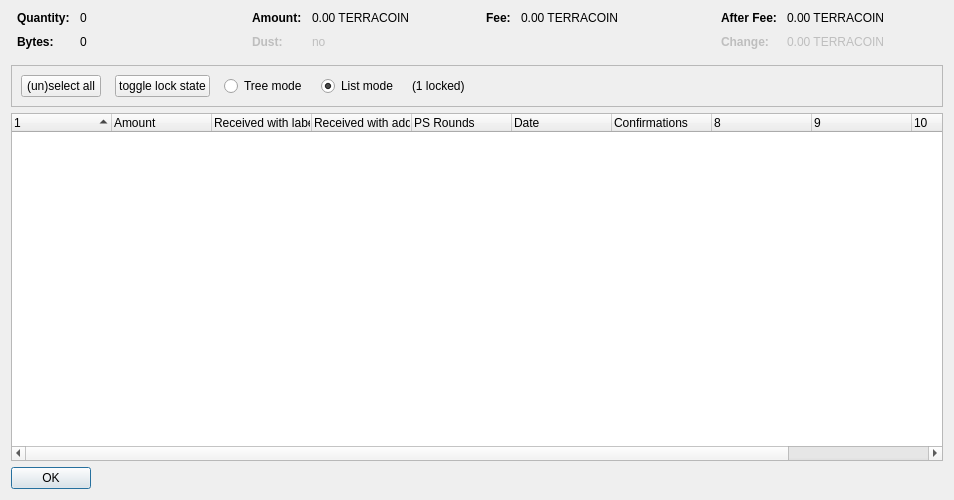
<?xml version="1.0" encoding="UTF-8"?>
<ui version="4.0">
 <class>CoinControlDialog</class>
 <widget class="QDialog" name="CoinControlDialog">
  <property name="geometry">
   <rect>
    <x>0</x>
    <y>0</y>
    <width>954</width>
    <height>500</height>
   </rect>
  </property>
  <property name="windowTitle">
   <string>Coin Selection</string>
  </property>
  <layout class="QVBoxLayout" name="verticalLayout">
   <item>
    <layout class="QHBoxLayout" name="horizontalLayoutTop" stretch="0,0,0,0">
     <property name="topMargin">
      <number>0</number>
     </property>
     <property name="bottomMargin">
      <number>10</number>
     </property>
     <item>
      <layout class="QFormLayout" name="formLayoutCoinControl1">
       <property name="horizontalSpacing">
        <number>10</number>
       </property>
       <property name="verticalSpacing">
        <number>10</number>
       </property>
       <property name="leftMargin">
        <number>6</number>
       </property>
       <property name="rightMargin">
        <number>6</number>
       </property>
       <item row="0" column="0">
        <widget class="QLabel" name="labelCoinControlQuantityText">
         <property name="font">
          <font>
           <weight>75</weight>
           <bold>true</bold>
          </font>
         </property>
         <property name="text">
          <string>Quantity:</string>
         </property>
        </widget>
       </item>
       <item row="0" column="1">
        <widget class="QLabel" name="labelCoinControlQuantity">
         <property name="cursor">
          <cursorShape>IBeamCursor</cursorShape>
         </property>
         <property name="contextMenuPolicy">
          <enum>Qt::ActionsContextMenu</enum>
         </property>
         <property name="text">
          <string notr="true">0</string>
         </property>
         <property name="textInteractionFlags">
          <set>Qt::LinksAccessibleByMouse|Qt::TextSelectableByKeyboard|Qt::TextSelectableByMouse</set>
         </property>
        </widget>
       </item>
       <item row="1" column="0">
        <widget class="QLabel" name="labelCoinControlBytesText">
         <property name="font">
          <font>
           <weight>75</weight>
           <bold>true</bold>
          </font>
         </property>
         <property name="text">
          <string>Bytes:</string>
         </property>
        </widget>
       </item>
       <item row="1" column="1">
        <widget class="QLabel" name="labelCoinControlBytes">
         <property name="cursor">
          <cursorShape>IBeamCursor</cursorShape>
         </property>
         <property name="contextMenuPolicy">
          <enum>Qt::ActionsContextMenu</enum>
         </property>
         <property name="text">
          <string notr="true">0</string>
         </property>
         <property name="textInteractionFlags">
          <set>Qt::LinksAccessibleByMouse|Qt::TextSelectableByKeyboard|Qt::TextSelectableByMouse</set>
         </property>
        </widget>
       </item>
      </layout>
     </item>
     <item>
      <layout class="QFormLayout" name="formLayoutCoinControl2">
       <property name="horizontalSpacing">
        <number>10</number>
       </property>
       <property name="verticalSpacing">
        <number>10</number>
       </property>
       <property name="leftMargin">
        <number>6</number>
       </property>
       <property name="rightMargin">
        <number>6</number>
       </property>
       <item row="0" column="0">
        <widget class="QLabel" name="labelCoinControlAmountText">
         <property name="font">
          <font>
           <weight>75</weight>
           <bold>true</bold>
          </font>
         </property>
         <property name="text">
          <string>Amount:</string>
         </property>
        </widget>
       </item>
       <item row="0" column="1">
        <widget class="QLabel" name="labelCoinControlAmount">
         <property name="cursor">
          <cursorShape>IBeamCursor</cursorShape>
         </property>
         <property name="contextMenuPolicy">
          <enum>Qt::ActionsContextMenu</enum>
         </property>
         <property name="text">
          <string notr="true">0.00 TERRACOIN</string>
         </property>
         <property name="textInteractionFlags">
          <set>Qt::LinksAccessibleByMouse|Qt::TextSelectableByKeyboard|Qt::TextSelectableByMouse</set>
         </property>
        </widget>
       </item>
       <item row="1" column="0">
        <widget class="QLabel" name="labelCoinControlLowOutputText">
         <property name="enabled">
          <bool>false</bool>
         </property>
         <property name="font">
          <font>
           <weight>75</weight>
           <bold>true</bold>
          </font>
         </property>
         <property name="text">
          <string>Dust:</string>
         </property>
        </widget>
       </item>
       <item row="1" column="1">
        <widget class="QLabel" name="labelCoinControlLowOutput">
         <property name="enabled">
          <bool>false</bool>
         </property>
         <property name="cursor">
          <cursorShape>IBeamCursor</cursorShape>
         </property>
         <property name="contextMenuPolicy">
          <enum>Qt::ActionsContextMenu</enum>
         </property>
         <property name="text">
          <string notr="true">no</string>
         </property>
         <property name="textInteractionFlags">
          <set>Qt::LinksAccessibleByMouse|Qt::TextSelectableByKeyboard|Qt::TextSelectableByMouse</set>
         </property>
        </widget>
       </item>
      </layout>
     </item>
     <item>
      <layout class="QFormLayout" name="formLayoutCoinControl3">
       <property name="horizontalSpacing">
        <number>10</number>
       </property>
       <property name="verticalSpacing">
        <number>10</number>
       </property>
       <property name="leftMargin">
        <number>6</number>
       </property>
       <property name="rightMargin">
        <number>6</number>
       </property>
       <item row="0" column="0">
        <widget class="QLabel" name="labelCoinControlFeeText">
         <property name="font">
          <font>
           <weight>75</weight>
           <bold>true</bold>
          </font>
         </property>
         <property name="text">
          <string>Fee:</string>
         </property>
        </widget>
       </item>
       <item row="0" column="1">
        <widget class="QLabel" name="labelCoinControlFee">
         <property name="cursor">
          <cursorShape>IBeamCursor</cursorShape>
         </property>
         <property name="contextMenuPolicy">
          <enum>Qt::ActionsContextMenu</enum>
         </property>
         <property name="text">
          <string notr="true">0.00 TERRACOIN</string>
         </property>
         <property name="textInteractionFlags">
          <set>Qt::LinksAccessibleByMouse|Qt::TextSelectableByKeyboard|Qt::TextSelectableByMouse</set>
         </property>
        </widget>
       </item>
      </layout>
     </item>
     <item>
      <layout class="QFormLayout" name="formLayoutCoinControl4">
       <property name="horizontalSpacing">
        <number>10</number>
       </property>
       <property name="verticalSpacing">
        <number>10</number>
       </property>
       <property name="leftMargin">
        <number>6</number>
       </property>
       <property name="rightMargin">
        <number>6</number>
       </property>
       <item row="0" column="0">
        <widget class="QLabel" name="labelCoinControlAfterFeeText">
         <property name="font">
          <font>
           <weight>75</weight>
           <bold>true</bold>
          </font>
         </property>
         <property name="text">
          <string>After Fee:</string>
         </property>
        </widget>
       </item>
       <item row="0" column="1">
        <widget class="QLabel" name="labelCoinControlAfterFee">
         <property name="cursor">
          <cursorShape>IBeamCursor</cursorShape>
         </property>
         <property name="contextMenuPolicy">
          <enum>Qt::ActionsContextMenu</enum>
         </property>
         <property name="text">
          <string notr="true">0.00 TERRACOIN</string>
         </property>
         <property name="textInteractionFlags">
          <set>Qt::LinksAccessibleByMouse|Qt::TextSelectableByKeyboard|Qt::TextSelectableByMouse</set>
         </property>
        </widget>
       </item>
       <item row="1" column="0">
        <widget class="QLabel" name="labelCoinControlChangeText">
         <property name="enabled">
          <bool>false</bool>
         </property>
         <property name="font">
          <font>
           <weight>75</weight>
           <bold>true</bold>
          </font>
         </property>
         <property name="text">
          <string>Change:</string>
         </property>
        </widget>
       </item>
       <item row="1" column="1">
        <widget class="QLabel" name="labelCoinControlChange">
         <property name="enabled">
          <bool>false</bool>
         </property>
         <property name="cursor">
          <cursorShape>IBeamCursor</cursorShape>
         </property>
         <property name="contextMenuPolicy">
          <enum>Qt::ActionsContextMenu</enum>
         </property>
         <property name="text">
          <string notr="true">0.00 TERRACOIN</string>
         </property>
         <property name="textInteractionFlags">
          <set>Qt::LinksAccessibleByMouse|Qt::TextSelectableByKeyboard|Qt::TextSelectableByMouse</set>
         </property>
        </widget>
       </item>
      </layout>
     </item>
    </layout>
   </item>
   <item>
    <widget class="QFrame" name="frame">
     <property name="minimumSize">
      <size>
       <width>0</width>
       <height>40</height>
      </size>
     </property>
     <property name="frameShape">
      <enum>QFrame::StyledPanel</enum>
     </property>
     <property name="frameShadow">
      <enum>QFrame::Sunken</enum>
     </property>
     <layout class="QHBoxLayout" name="horizontalLayout">
      <item>
       <layout class="QHBoxLayout" name="horizontalLayoutPanel" stretch="0,0,0,0,0,0">
        <property name="spacing">
         <number>14</number>
        </property>
        <item>
         <widget class="QPushButton" name="pushButtonSelectAll">
          <property name="sizePolicy">
           <sizepolicy hsizetype="Maximum" vsizetype="Fixed">
            <horstretch>0</horstretch>
            <verstretch>0</verstretch>
           </sizepolicy>
          </property>
          <property name="text">
           <string>(un)select all</string>
          </property>
          <property name="autoDefault">
           <bool>false</bool>
          </property>
         </widget>
        </item>
        <item>
         <widget class="QPushButton" name="pushButtonToggleLock">
          <property name="sizePolicy">
           <sizepolicy hsizetype="Maximum" vsizetype="Fixed">
            <horstretch>0</horstretch>
            <verstretch>0</verstretch>
           </sizepolicy>
          </property>
          <property name="text">
           <string>toggle lock state</string>
          </property>
          <property name="autoDefault">
           <bool>false</bool>
          </property>
         </widget>
        </item>
        <item>
         <widget class="QRadioButton" name="radioTreeMode">
          <property name="sizePolicy">
           <sizepolicy hsizetype="Maximum" vsizetype="Fixed">
            <horstretch>0</horstretch>
            <verstretch>0</verstretch>
           </sizepolicy>
          </property>
          <property name="text">
           <string>Tree mode</string>
          </property>
         </widget>
        </item>
        <item>
         <widget class="QRadioButton" name="radioListMode">
          <property name="sizePolicy">
           <sizepolicy hsizetype="Maximum" vsizetype="Fixed">
            <horstretch>0</horstretch>
            <verstretch>0</verstretch>
           </sizepolicy>
          </property>
          <property name="text">
           <string>List mode</string>
          </property>
          <property name="checked">
           <bool>true</bool>
          </property>
         </widget>
        </item>
        <item>
         <widget class="QLabel" name="labelLocked">
          <property name="text">
           <string>(1 locked)</string>
          </property>
         </widget>
        </item>
        <item>
         <spacer name="horizontalSpacer">
          <property name="orientation">
           <enum>Qt::Horizontal</enum>
          </property>
          <property name="sizeHint" stdset="0">
           <size>
            <width>40</width>
            <height>20</height>
           </size>
          </property>
         </spacer>
        </item>
       </layout>
      </item>
     </layout>
    </widget>
   </item>
   <item>
    <widget class="CoinControlTreeWidget" name="treeWidget">
     <property name="contextMenuPolicy">
      <enum>Qt::CustomContextMenu</enum>
     </property>
     <property name="sortingEnabled">
      <bool>false</bool>
     </property>
     <property name="columnCount">
      <number>11</number>
     </property>
     <attribute name="headerShowSortIndicator" stdset="0">
      <bool>true</bool>
     </attribute>
     <attribute name="headerStretchLastSection">
      <bool>false</bool>
     </attribute>
     <column>
      <property name="text">
       <string/>
      </property>
     </column>
     <column>
      <property name="text">
       <string>Amount</string>
      </property>
     </column>
     <column>
      <property name="text">
       <string>Received with label</string>
      </property>
     </column>
     <column>
      <property name="text">
       <string>Received with address</string>
      </property>
     </column>
     <column>
      <property name="text">
       <string>PS Rounds</string>
      </property>
     </column>
     <column>
      <property name="text">
       <string>Date</string>
      </property>
     </column>
     <column>
      <property name="text">
       <string>Confirmations</string>
      </property>
      <property name="toolTip">
       <string>Confirmed</string>
      </property>
     </column>
     <column>
      <property name="text">
       <string/>
      </property>
     </column>
     <column>
      <property name="text">
       <string/>
      </property>
     </column>
     <column>
      <property name="text">
       <string/>
      </property>
     </column>
     <column>
      <property name="text">
       <string/>
      </property>
     </column>
    </widget>
   </item>
   <item>
    <widget class="QDialogButtonBox" name="buttonBox">
     <property name="sizePolicy">
      <sizepolicy hsizetype="Maximum" vsizetype="Fixed">
       <horstretch>0</horstretch>
       <verstretch>0</verstretch>
      </sizepolicy>
     </property>
     <property name="orientation">
      <enum>Qt::Horizontal</enum>
     </property>
     <property name="standardButtons">
      <set>QDialogButtonBox::Ok</set>
     </property>
    </widget>
   </item>
  </layout>
 </widget>
 <customwidgets>
  <customwidget>
   <class>CoinControlTreeWidget</class>
   <extends>QTreeWidget</extends>
   <header>coincontroltreewidget.h</header>
  </customwidget>
 </customwidgets>
 <resources/>
 <connections/>
</ui>
